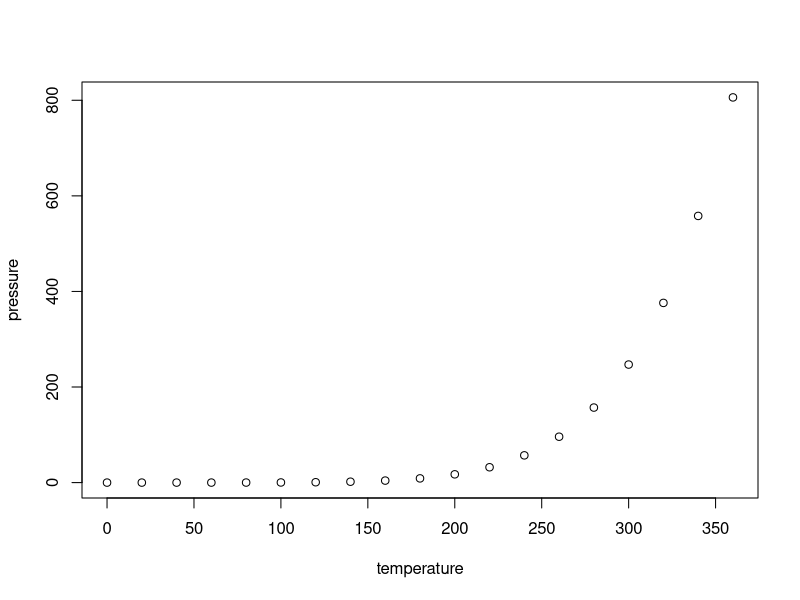
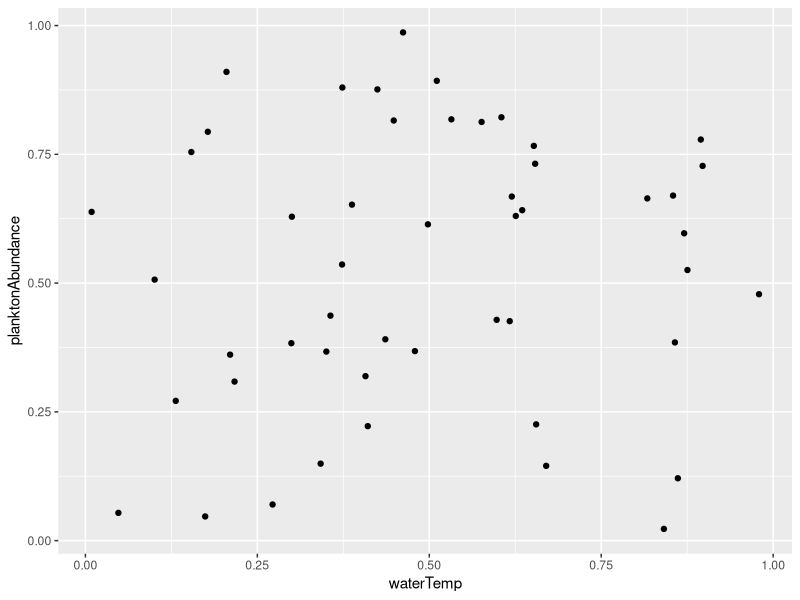
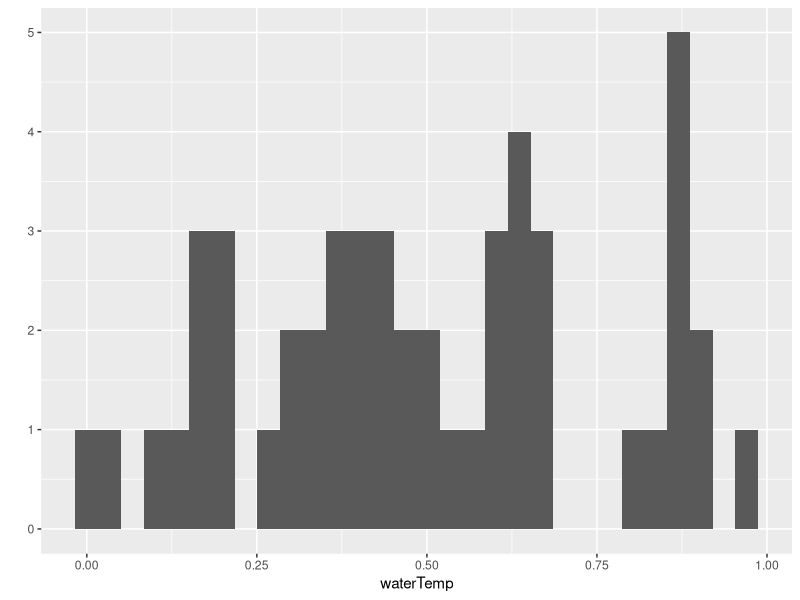

Source code (R) for these figures, in order:
## ---- chunk 1
knitr::opts_chunk$set(echo = FALSE)
## ---- chunk 2
summary(cars)
## ---- chunk 3
plot(pressure)
## ---- chunk 4
library(ggplot2)
waterTemp<-runif(50)
planktonAbundance<-runif(50)
qplot(x=waterTemp,y=planktonAbundance)
# print(waterTemp)
# head(waterTemp)
## ---- chunk 5
qplot(x=waterTemp)
